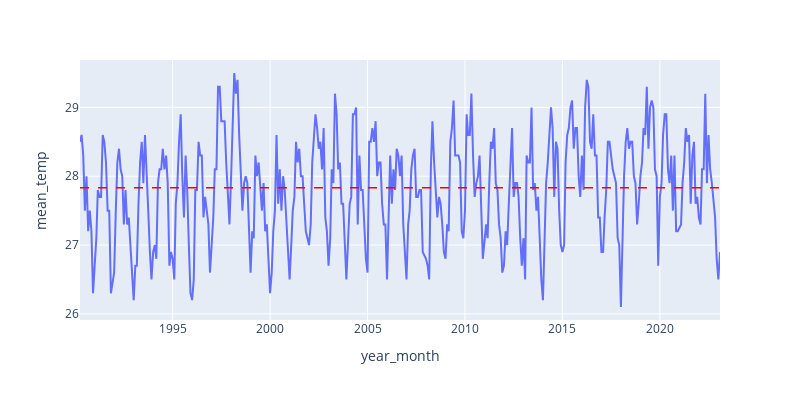

Source (notebook cell):
### Markdown cell above
##### 5a) Temperature

### Code cell
fig = px.line(df_new, x='year_month', y='mean_temp')
mean = df_new['mean_temp'].mean()
fig.add_hline(y=mean, line_width=1.5,
              line_dash='dash', line_color='red')

fig.update_layout(width=800, height=400,showlegend=False)

### Figure 1 — Plotly figure (JSON) as saved in the notebook; plotly's stock layout.template omitted (floating-point values rounded to 4 significant figures; data arrays with more than 128 entries replaced by an {"elided": "..."} marker saying what was removed)
{"data": [{"hovertemplate": "year_month=%{x}<br>mean_temp=%{y}<extra></extra>", "legendgroup": "", "line": {"color": "#636efa", "dash": "solid"}, "marker": {"symbol": "circle"}, "mode": "lines", "name": "", "orientation": "v", "showlegend": false, "type": "scatter", "x": {"elided": "385 str values"}, "xaxis": "x", "y": {"elided": "385 float values"}, "yaxis": "y"}], "layout": {"height": 400, "legend": {"tracegroupgap": 0}, "margin": {"t": 60}, "shapes": [{"line": {"color": "red", "dash": "dash", "width": 1.5}, "type": "line", "x0": 0, "x1": 1, "xref": "x domain", "y0": 27.83, "y1": 27.83, "yref": "y"}], "showlegend": false, "width": 800, "xaxis": {"anchor": "y", "autorange": true, "domain": [0, 1], "range": ["1990-04-01", "2023-02-01"], "title": {"text": "year_month"}, "type": "date"}, "yaxis": {"anchor": "x", "autorange": true, "domain": [0, 1], "range": [25.91, 29.69], "title": {"text": "mean_temp"}, "type": "linear"}}}
